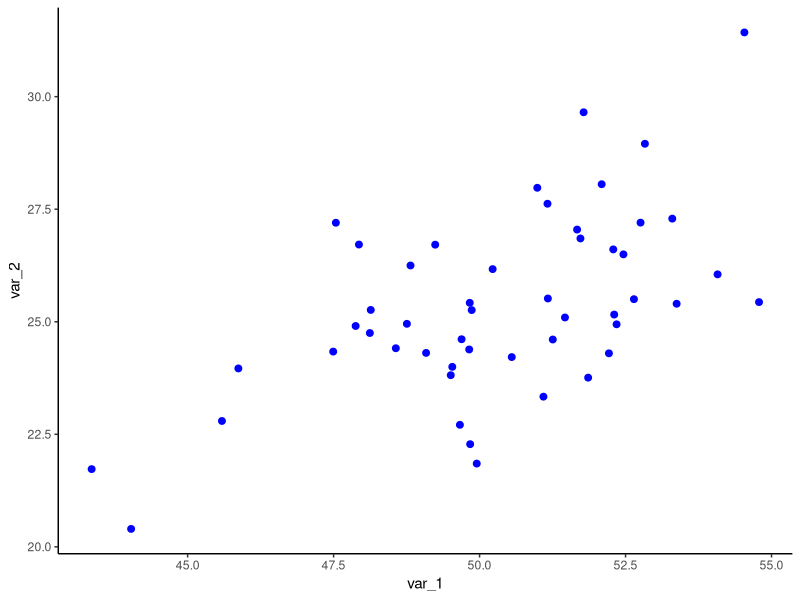
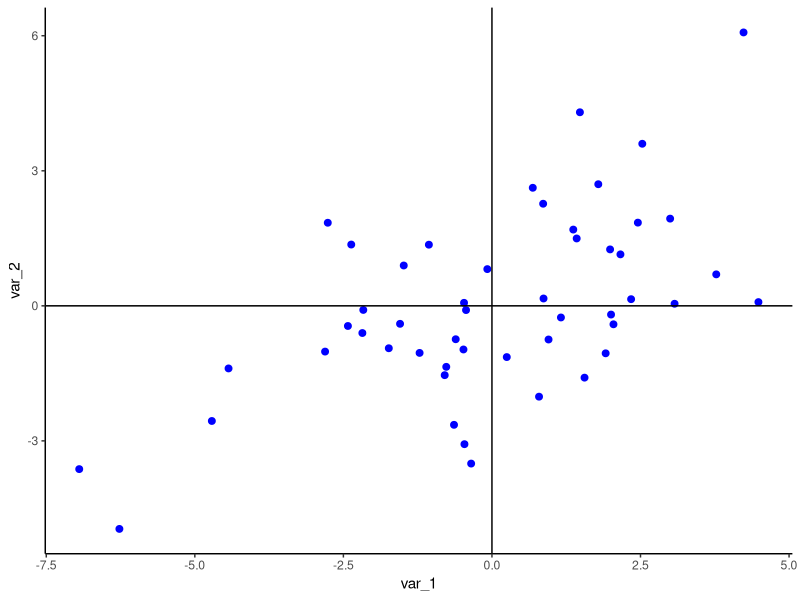
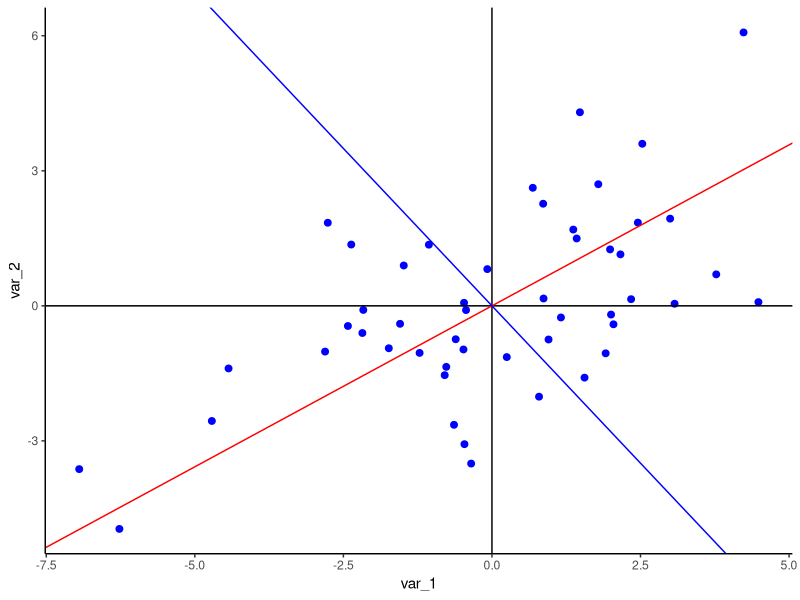
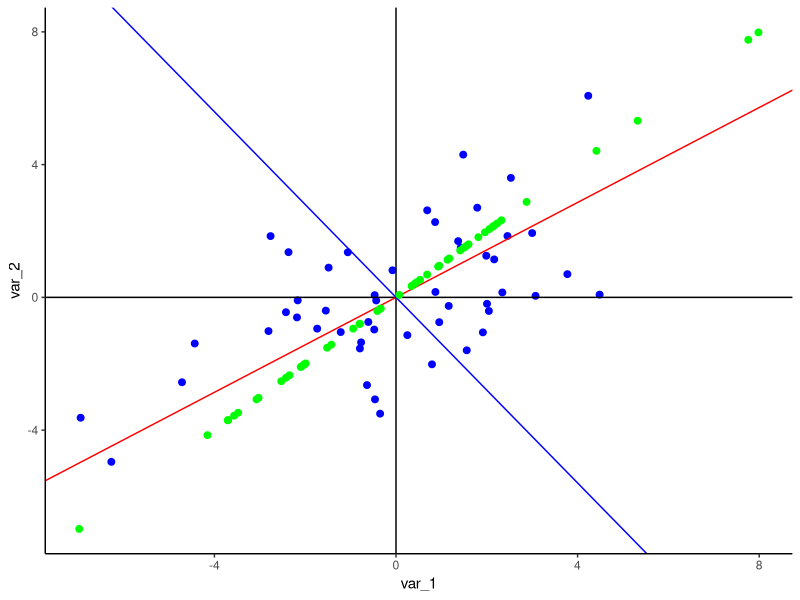

Write the R code that produced these figures, in order.
library(tidyverse)

# Data set ----------------------------------------------------------------
set.seed(1)
var_1 <- rnorm(50, 50, sd = 3)
var_2 <- .5*var_1 + rnorm(50, sd = sqrt(3))

data_set <- tibble(var_1, var_2)

# Scatter plot with Diameter and Volume -----------------------------------

sca <- data_set %>%
  ggplot(aes(var_1, var_2)) +
  geom_point(color = "blue", size = 2) +
  theme_classic()

sca

# Data subset -------------------------------------------------------------

data_set2 <- data_set %>% 
  mutate(var_1 = var_1 - mean(var_1), var_2 = var_2 - mean(var_2))

sca_2 <- data_set2 %>% 
  ggplot(aes(var_1, var_2)) +
  geom_point(color = "blue", size = 2) +
  geom_vline(xintercept = 0, size = .5) +
  geom_hline(yintercept = 0, size = .5) +
  theme_classic()

sca_2

# Covariance matrix --------------------------------------------------------

cov_m <- cov(data_set2)

t(data_set2) %*% as.matrix(data_set2) / (nrow(data_set2) - 1) 

# Eigenvalues and eigenvectors from covariance matrix ----------------------

es <- eigen(cov_m)

ev <- es$vectors

ev_1 <- ev[, 1]
ev1_m <- ev_1[2]/ev_1[1]

ev_2 <- ev[, 2]
ev2_m <- ev_2[2]/ev_2[1]

sca_3 <- sca_2 +
  geom_abline(slope = ev1_m, color = "red") +
  geom_abline(slope = ev2_m, color = "blue")

sca_3

# Transform the data -------------------------------------------------------

scores <- as.matrix(data_set2) %*% ev
scores <- data.frame(scores)

sca_3 +
  geom_point(data = scores, aes(X1, X1), color = "green", size = 2)


